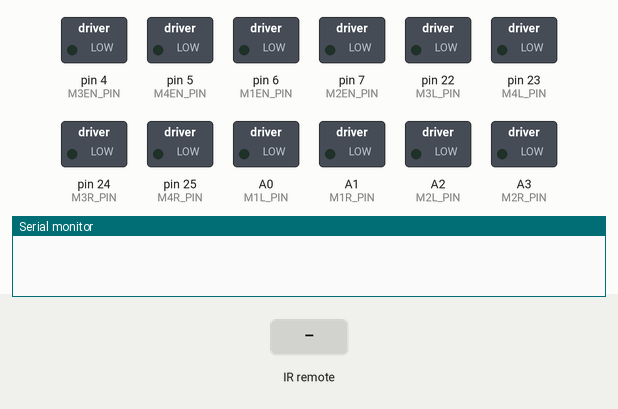
Recording of a program running on a simulated Arduino Mega 2560, built with avr-gcc and run on an emulated ATmega2560. Shown: switched loads named in the program (green lamp = pin HIGH), the last lines printed to the serial monitor. Inputs (shaded band) come from the test bench. No radio packets arrive unless stated.

Above: at 1.2 s.
1.3 s: infrared code 0xF30CFF00 received
At 1.7 s:
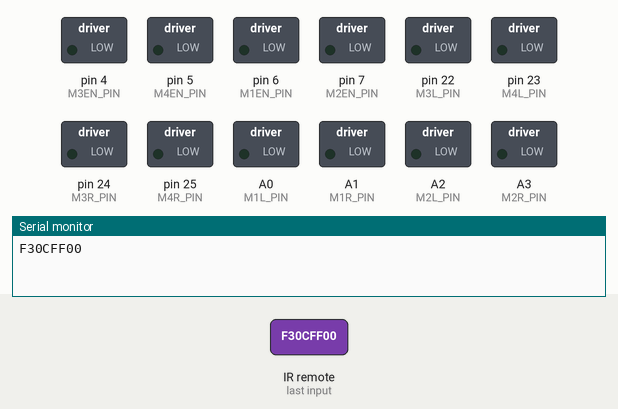
2.9 s: infrared code 0xE718FF00 received
At 4.2 s:
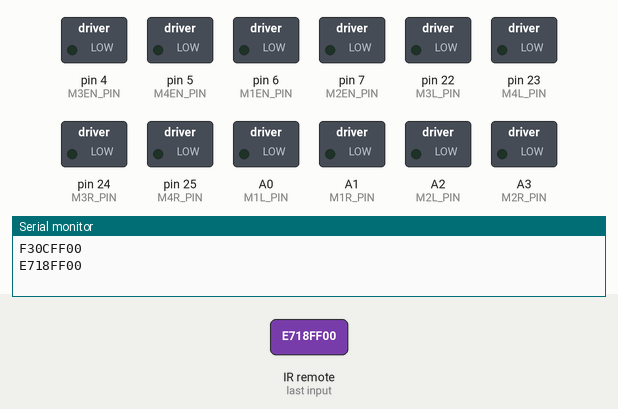
4.5 s: infrared code 0xA15EFF00 received
At 5.5 s:
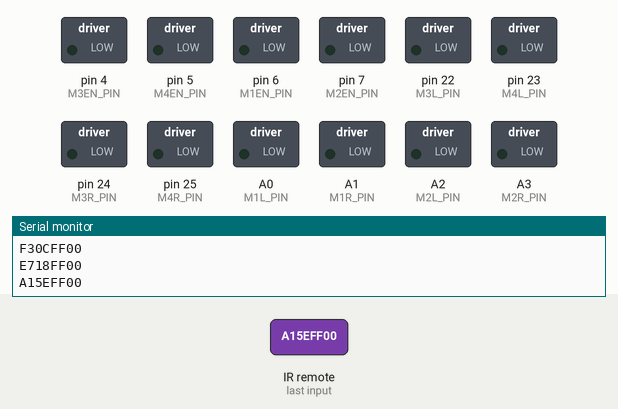
6.1 s: infrared code 0xF708FF00 received
At 6.8 s:
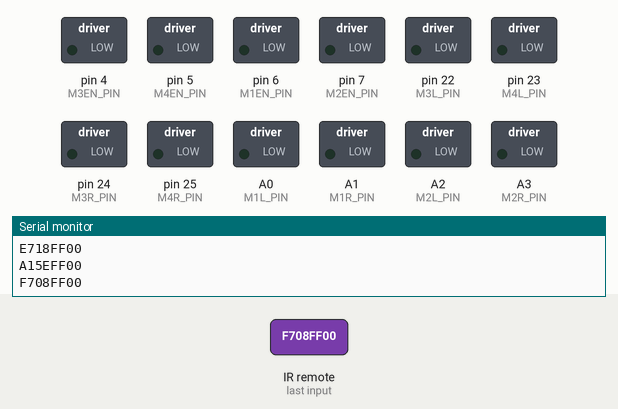
7.7 s: infrared code 0xE31CFF00 received
At 8.2 s:
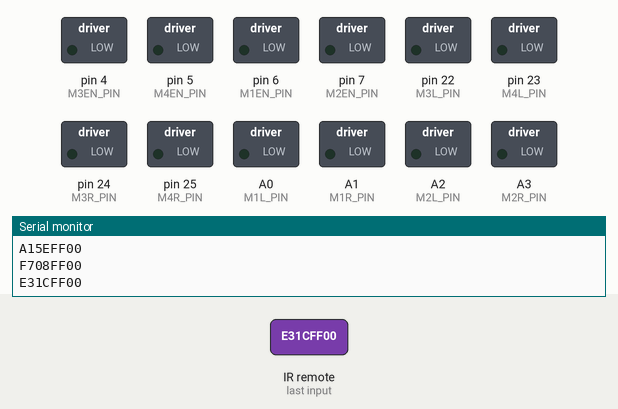
9.3 s: infrared code 0xA55AFF00 received
At 10.7 s:
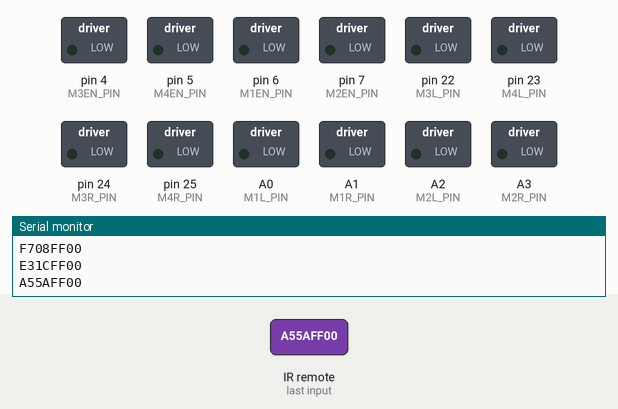
Timing chart, 0 to 11.9 s (numbered marks = the images above; inputs shaded):
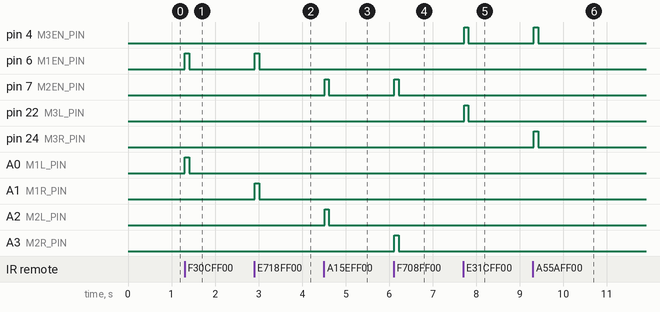

Measured:
- after the input at 1.3 s, pin 6 (M1EN_PIN), A0 (M1L_PIN): LOW → HIGH at once, → LOW 0.10 s later
- after the input at 2.9 s, pin 6 (M1EN_PIN), A1 (M1R_PIN): LOW → HIGH at once, → LOW 0.10 s later
- after the input at 4.5 s, pin 7 (M2EN_PIN), A2 (M2L_PIN): LOW → HIGH at once, → LOW 0.10 s later
- after the input at 6.1 s, pin 7 (M2EN_PIN), A3 (M2R_PIN): LOW → HIGH at once, → LOW 0.10 s later
- after the input at 7.7 s, pin 4 (M3EN_PIN), pin 22 (M3L_PIN): LOW → HIGH at once, → LOW 0.10 s later
- after the input at 9.3 s, pin 4 (M3EN_PIN), pin 24 (M3R_PIN): LOW → HIGH at once, → LOW 0.10 s later

The program:

main.cpp
```cpp
#include <Arduino.h>
#include <SPI.h>
#include <RF24.h>
#include <nRF24L01.h>
#include <IRremote.hpp>

#define IR_RECEIVE_PIN 15

#define CE_PIN 9
#define CNS_PIN 10

// Motor Direction Control Scope
#define M1L_PIN A0
#define M1R_PIN A1
#define M2L_PIN A2
#define M2R_PIN A3
#define M3L_PIN 22
#define M3R_PIN 24
#define M4L_PIN 23
#define M4R_PIN 25

// Motor Enable Control Scope
#define M1EN_PIN 6
#define M2EN_PIN 7
#define M3EN_PIN 4
#define M4EN_PIN 5

// Motor Command Data
uint8_t mCmdData = 0x0;

/* motor enable data */
uint8_t mEnData[4];

uint8_t stateBtn;
uint8_t btnRepeat;
uint8_t foundBtn;

/* Infrared Receiver Scope */
unsigned long key_value = 0;

// RF24 pipe address
const byte thisSlaveAddress[5] = {'S','s','T','M','U'};

RF24 radio(CE_PIN, CNS_PIN);

// put function declarations here:
void ResetMotor();
void ResetEnable();
void translateIR();

void setup() {
  // put your setup code here, to run once:
  Serial.begin(9600);
  IrReceiver.begin(IR_RECEIVE_PIN, ENABLE_LED_FEEDBACK);

  // setup RF24
  radio.begin();
  radio.setDataRate( RF24_250KBPS );
  radio.openReadingPipe(1, thisSlaveAddress);
  radio.startListening();

  // Setup pin mode
  pinMode(M1L_PIN, OUTPUT);
  pinMode(M1R_PIN, OUTPUT);
  pinMode(M2L_PIN, OUTPUT);
  pinMode(M2R_PIN, OUTPUT);
  pinMode(M3L_PIN, OUTPUT);
  pinMode(M3R_PIN, OUTPUT);
  pinMode(M4L_PIN, OUTPUT);
  pinMode(M4R_PIN, OUTPUT);
  pinMode(M1EN_PIN, OUTPUT);
  pinMode(M2EN_PIN, OUTPUT);
  pinMode(M3EN_PIN, OUTPUT);
  pinMode(M4EN_PIN, OUTPUT);

  for(uint8_t i=0; i<4; i++)
    mEnData[i] = 0;
}

void loop() {
  // put your main code here, to run repeatedly:
  ResetMotor();

  // Receive Infrared remote code v4
  if (IrReceiver.decode()) {
    Serial.println(IrReceiver.decodedIRData.decodedRawData, HEX); // Print "old" raw data
    translateIR();
    IrReceiver.resume(); // Enable receiving of the next value
  }

  if (foundBtn == 1) {
    if (stateBtn != 0 || stateBtn != 255) {
      /* update mCmdData */
      mCmdData = mCmdData | stateBtn;

      /* update mEnData */ // Edit motor speed here
      if (stateBtn == 1 || stateBtn == 2) {
        ResetEnable();
        mEnData[0] = 255;
      }
      if (stateBtn == 4 || stateBtn == 8) {
        ResetEnable();
        mEnData[1] = 255;
      }
      if (stateBtn == 16 || stateBtn == 32) {
        ResetEnable();
        mEnData[2] = 255;
      }
      if (stateBtn == 64 || stateBtn == 128) {
        ResetEnable();
        mEnData[3] = 255;
      }
    }
  } else {
    ResetMotor();
    ResetEnable();
  }


  /* Send Command to Motor */
  digitalWrite(M1L_PIN, (mCmdData & (1 << 0)) >> 0);
  digitalWrite(M1R_PIN, (mCmdData & (1 << 1)) >> 1);
  digitalWrite(M2L_PIN, (mCmdData & (1 << 2)) >> 2);
  digitalWrite(M2R_PIN, (mCmdData & (1 << 3)) >> 3);
  digitalWrite(M3L_PIN, (mCmdData & (1 << 4)) >> 4);
  digitalWrite(M3R_PIN, (mCmdData & (1 << 5)) >> 5);
  digitalWrite(M4L_PIN, (mCmdData & (1 << 6)) >> 6);
  digitalWrite(M4R_PIN, (mCmdData & (1 << 7)) >> 7);

  /* Send Enable to Motor */
  analogWrite(M1EN_PIN, mEnData[0]);
  analogWrite(M2EN_PIN, mEnData[1]);
  analogWrite(M3EN_PIN, mEnData[2]);
  analogWrite(M4EN_PIN, mEnData[3]);

  foundBtn = 0;
  delay(100);
}

void ResetMotor(){
  mCmdData = 0x0;
}

void ResetEnable(){
  for (uint8_t i = 0; i<4; i++)
    mEnData[i] = 0;
}

void translateIR(){
  uint8_t isRepeat = 0;
  uint8_t newBtn = 0;

  switch(IrReceiver.decodedIRData.decodedRawData) {
    case 0xF30CFF00: // Motor 1 Left
      newBtn = 1;
      break;
    case 0xE718FF00: // Motor 1 Right
      newBtn = 2;
      break;
    case 0xA15EFF00: // Motor 2 Left
      newBtn = 4;
      break;
    case 0xF708FF00: // Motor 2 Right
      newBtn = 8;
      break;
    case 0xE31CFF00: // Motor 3 Left
      newBtn = 16;
      break;
    case 0xA55AFF00: // Motor 3 Right
      newBtn = 32;
      break;
    case 0xAD52FF00: // Motor 4 Left
      newBtn = 64;
      break;
    case 0xBD42FF00: // Motor 4 Right
      newBtn = 128;
      break;
    case 0x0:
      isRepeat = 1;
      break;
    default:
      Serial.println("Unused Btn");
      newBtn = 255;
      break;
  }

  if (newBtn != 0) {
    stateBtn = newBtn;
    btnRepeat = stateBtn;
  } else {
    if (isRepeat)
      stateBtn = btnRepeat;
  }

  if (stateBtn != 0)
    foundBtn = 1;
}
```
